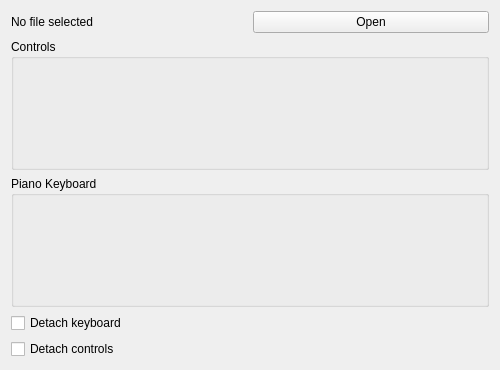
<?xml version="1.0" encoding="UTF-8"?>
<ui version="4.0">
 <class>TrainerWindow</class>
 <widget class="QWidget" name="TrainerWindow">
  <property name="geometry">
   <rect>
    <x>0</x>
    <y>0</y>
    <width>500</width>
    <height>370</height>
   </rect>
  </property>
  <property name="windowTitle">
   <string>Piano Trainer</string>
  </property>
  <layout class="QGridLayout" name="gridLayout">
   <item row="0" column="0">
    <layout class="QVBoxLayout" name="vLay">
     <item>
      <layout class="QHBoxLayout" name="horizontalLayout_4">
       <item>
        <widget class="QLabel" name="lblFile">
         <property name="text">
          <string>No file selected</string>
         </property>
        </widget>
       </item>
       <item>
        <widget class="QPushButton" name="btnOpen">
         <property name="text">
          <string>Open</string>
         </property>
        </widget>
       </item>
      </layout>
     </item>
     <item>
      <widget class="QGroupBox" name="gbControl">
       <property name="title">
        <string>Controls</string>
       </property>
       <layout class="QHBoxLayout" name="horizontalLayout"/>
      </widget>
     </item>
     <item>
      <widget class="QGroupBox" name="gbKeyboard">
       <property name="title">
        <string>Piano Keyboard</string>
       </property>
       <layout class="QHBoxLayout" name="horizontalLayout_2"/>
      </widget>
     </item>
    </layout>
   </item>
   <item row="1" column="0">
    <widget class="QCheckBox" name="cbDetachKeyboard">
     <property name="text">
      <string>Detach keyboard</string>
     </property>
    </widget>
   </item>
   <item row="2" column="0">
    <widget class="QCheckBox" name="cbDetachControls">
     <property name="text">
      <string>Detach controls</string>
     </property>
    </widget>
   </item>
  </layout>
 </widget>
 <resources/>
 <connections/>
</ui>
